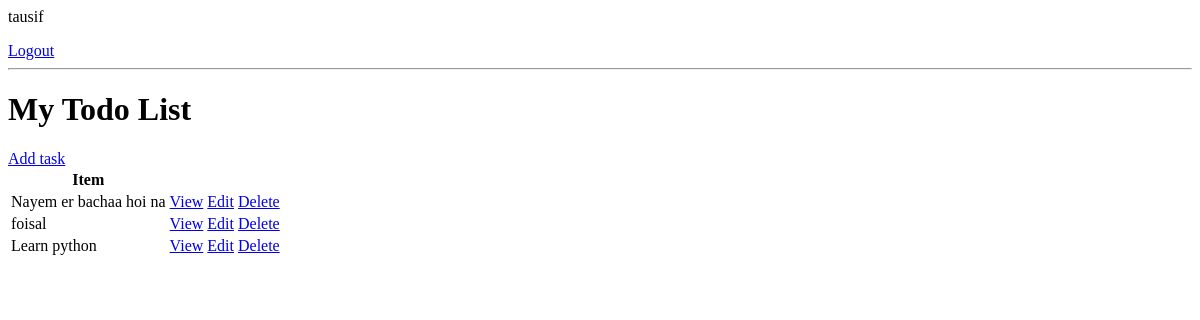
Before: / (signed in) with the older database file.
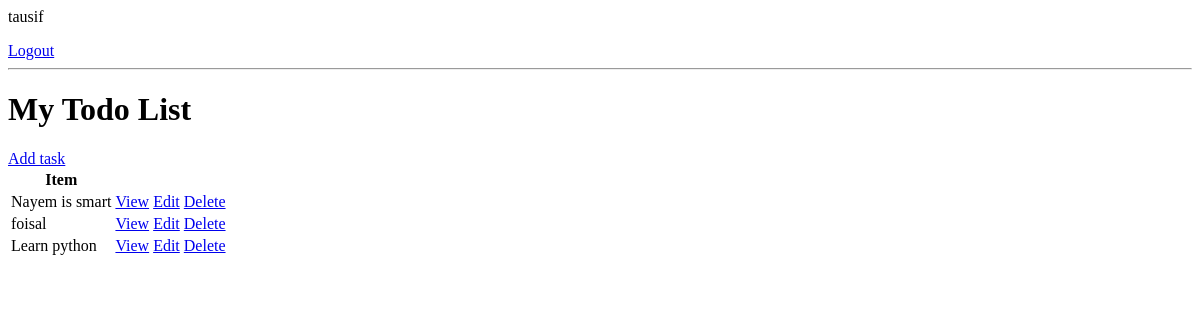
After: the same page with the newer database file.
### base/models.py (models this page shows, shortened)
class Task(models.Model):
    user = models.ForeignKey(User, on_delete=models.CASCADE, null=True,blank=True)
    title = models.CharField(max_length=200)
    description = models.TextField(null= True,blank = True)
    complete = models.BooleanField(default=False)
    create = models.DateTimeField(auto_now_add=True)
    class Meta:
        ordering = ['complete']

### base/views.py (the view)
# urls.py: path('',TaskList.as_view(), name='tasks'),
class TaskList(LoginRequiredMixin ,ListView):
    model= Task
    context_object_name = 'tasks'
    def get_context_data(self,**kwargs):
        context = super().get_context_data(**kwargs)
        context['tasks']= context['tasks'].filter(user=self.request.user)
        context['count'] = context['tasks'].filter(complete=False).count()
        return context

### base/templates/base/task_list.html (shortened to what this page needs)
{% if request.user.is_authenticated %}
     <p>{{request.user}}</p>
     <a href="{% url 'logout' %}">Logout </a>
{% else %}
<a href="{% url 'login' %}">Login </a>
{% endif %}
<hr>
<h1>My Todo List</h1>
<a href="{% url 'task-create'%}"> Add task </a>
<table>
  <tr>
    <th>Item</th>
    <th></th>
  </tr>
  {%for task in tasks%}
  <tr>
    <td>{{task.title}}</td>
    <td><a href="{% url 'task' task.id %}">View</a></td>
    <td><a href="{% url 'task-update' task.id %}">Edit</a></td>
    <td><a href="{% url 'tasks-delete' task.id %}">Delete</a></td>
  </tr>
  {% empty%}
  <h3>No items in list</h3>
  {% endfor %}
</table>

Changed rows visible on the page:
changed Task: title "Nayem er bachaa hoi na" → "Nayem is smart"
